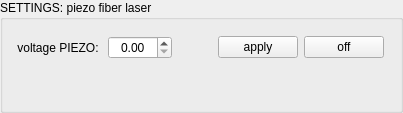
           <widget class="QGroupBox" name="groupBox_11">
            <property name="title">
             <string>SETTINGS: piezo fiber laser</string>
            </property>
            <layout class="QVBoxLayout" name="verticalLayout_24">
             <item>
              <layout class="QGridLayout" name="gridLayout_25">
               <item row="1" column="0" colspan="2">
                <widget class="QLabel" name="label_29">
                 <property name="text">
                  <string> voltage PIEZO: </string>
                 </property>
                </widget>
               </item>
               <item row="0" column="4">
                <spacer name="horizontalSpacer_28">
                 <property name="orientation">
                  <enum>Qt::Horizontal</enum>
                 </property>
                 <property name="sizeHint" stdset="0">
                  <size>
                   <width>40</width>
                   <height>5</height>
                  </size>
                 </property>
                </spacer>
               </item>
               <item row="0" column="3">
                <spacer name="horizontalSpacer_27">
                 <property name="orientation">
                  <enum>Qt::Horizontal</enum>
                 </property>
                 <property name="sizeHint" stdset="0">
                  <size>
                   <width>40</width>
                   <height>5</height>
                  </size>
                 </property>
                </spacer>
               </item>
               <item row="2" column="6">
                <spacer name="verticalSpacer_4">
                 <property name="orientation">
                  <enum>Qt::Vertical</enum>
                 </property>
                 <property name="sizeHint" stdset="0">
                  <size>
                   <width>5</width>
                   <height>40</height>
                  </size>
                 </property>
                </spacer>
               </item>
               <item row="0" column="5">
                <spacer name="horizontalSpacer_22">
                 <property name="orientation">
                  <enum>Qt::Horizontal</enum>
                 </property>
                 <property name="sizeHint" stdset="0">
                  <size>
                   <width>40</width>
                   <height>5</height>
                  </size>
                 </property>
                </spacer>
               </item>
               <item row="0" column="1">
                <spacer name="horizontalSpacer_97">
                 <property name="orientation">
                  <enum>Qt::Horizontal</enum>
                 </property>
                 <property name="sizeHint" stdset="0">
                  <size>
                   <width>40</width>
                   <height>5</height>
                  </size>
                 </property>
                </spacer>
               </item>
               <item row="1" column="2">
                <widget class="QDoubleSpinBox" name="doubleSpinBox_313_piezo">
                 <property name="alignment">
                  <set>Qt::AlignCenter</set>
                 </property>
                 <property name="maximum">
                  <double>150.000000000000000</double>
                 </property>
                </widget>
               </item>
               <item row="0" column="0">
                <spacer name="horizontalSpacer">
                 <property name="orientation">
                  <enum>Qt::Horizontal</enum>
                 </property>
                 <property name="sizeHint" stdset="0">
                  <size>
                   <width>40</width>
                   <height>5</height>
                  </size>
                 </property>
                </spacer>
               </item>
               <item row="0" column="2">
                <spacer name="horizontalSpacer_30">
                 <property name="orientation">
                  <enum>Qt::Horizontal</enum>
                 </property>
                 <property name="sizeHint" stdset="0">
                  <size>
                   <width>40</width>
                   <height>5</height>
                  </size>
                 </property>
                </spacer>
               </item>
               <item row="1" column="4">
                <widget class="QPushButton" name="pushButton_313_piezo_apply">
                 <property name="text">
                  <string>apply</string>
                 </property>
                </widget>
               </item>
               <item row="1" column="5">
                <widget class="QPushButton" name="pushButton_313_piezo_off">
                 <property name="text">
                  <string>off</string>
                 </property>
                </widget>
               </item>
              </layout>
             </item>
            </layout>
           </widget>
